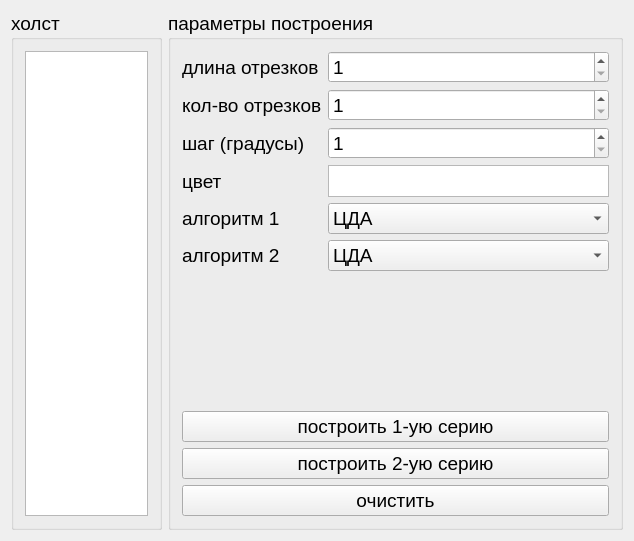
<?xml version="1.0" encoding="UTF-8"?>
<ui version="4.0">
 <class>SpectrumPage</class>
 <widget class="QWidget" name="SpectrumPage">
  <property name="geometry">
   <rect>
    <x>0</x>
    <y>0</y>
    <width>634</width>
    <height>541</height>
   </rect>
  </property>
  <property name="windowTitle">
   <string>SpectrumPage</string>
  </property>
  <layout class="QVBoxLayout" name="verticalLayout" stretch="75">
   <item>
    <layout class="QHBoxLayout" name="horizontalLayout_3" stretch="8,2">
     <item>
      <widget class="QGroupBox" name="groupBox_4">
       <property name="font">
        <font>
         <pointsize>14</pointsize>
        </font>
       </property>
       <property name="title">
        <string>холст</string>
       </property>
       <layout class="QGridLayout" name="gridLayout_5">
        <item row="0" column="0">
         <widget class="QGraphicsView" name="canvas">
          <property name="verticalScrollBarPolicy">
           <enum>Qt::ScrollBarAlwaysOff</enum>
          </property>
          <property name="horizontalScrollBarPolicy">
           <enum>Qt::ScrollBarAlwaysOff</enum>
          </property>
         </widget>
        </item>
       </layout>
      </widget>
     </item>
     <item>
      <widget class="QGroupBox" name="groupBox_5">
       <property name="font">
        <font>
         <pointsize>14</pointsize>
        </font>
       </property>
       <property name="title">
        <string>параметры построения</string>
       </property>
       <layout class="QVBoxLayout" name="verticalLayout_5">
        <item>
         <layout class="QFormLayout" name="formLayout_4">
          <item row="0" column="0">
           <widget class="QLabel" name="label">
            <property name="text">
             <string>длина отрезков</string>
            </property>
           </widget>
          </item>
          <item row="0" column="1">
           <widget class="QSpinBox" name="lengthInput">
            <property name="minimum">
             <number>1</number>
            </property>
            <property name="maximum">
             <number>1000</number>
            </property>
           </widget>
          </item>
          <item row="1" column="0">
           <widget class="QLabel" name="label_2">
            <property name="text">
             <string>кол-во отрезков</string>
            </property>
           </widget>
          </item>
          <item row="1" column="1">
           <widget class="QSpinBox" name="amountInput">
            <property name="minimum">
             <number>1</number>
            </property>
            <property name="maximum">
             <number>360</number>
            </property>
           </widget>
          </item>
          <item row="2" column="0">
           <widget class="QLabel" name="label_12">
            <property name="text">
             <string>шаг (градусы)</string>
            </property>
           </widget>
          </item>
          <item row="2" column="1">
           <widget class="QSpinBox" name="stepInput">
            <property name="minimum">
             <number>1</number>
            </property>
            <property name="maximum">
             <number>359</number>
            </property>
           </widget>
          </item>
          <item row="4" column="0">
           <widget class="QLabel" name="label_13">
            <property name="text">
             <string>алгоритм 1</string>
            </property>
           </widget>
          </item>
          <item row="4" column="1">
           <widget class="QComboBox" name="algorithm1Input">
            <item>
             <property name="text">
              <string>ЦДА</string>
             </property>
            </item>
            <item>
             <property name="text">
              <string>Брезенхэм действительный</string>
             </property>
            </item>
            <item>
             <property name="text">
              <string>Брезенхэм целочисленный</string>
             </property>
            </item>
            <item>
             <property name="text">
              <string>Брезенхэм с устранением</string>
             </property>
            </item>
            <item>
             <property name="text">
              <string>Библиотечный</string>
             </property>
            </item>
           </widget>
          </item>
          <item row="5" column="0">
           <widget class="QLabel" name="label_15">
            <property name="text">
             <string>алгоритм 2</string>
            </property>
           </widget>
          </item>
          <item row="5" column="1">
           <widget class="QComboBox" name="algorithm2Input">
            <item>
             <property name="text">
              <string>ЦДА</string>
             </property>
            </item>
            <item>
             <property name="text">
              <string>Брезенхэм действительный</string>
             </property>
            </item>
            <item>
             <property name="text">
              <string>Брезенхэм целочисленный</string>
             </property>
            </item>
            <item>
             <property name="text">
              <string>Брезенхэм с устранением</string>
             </property>
            </item>
            <item>
             <property name="text">
              <string>Библиотечный</string>
             </property>
            </item>
           </widget>
          </item>
          <item row="3" column="0">
           <widget class="QLabel" name="label_14">
            <property name="text">
             <string>цвет</string>
            </property>
           </widget>
          </item>
          <item row="3" column="1">
           <widget class="QGraphicsView" name="colorInput">
            <property name="maximumSize">
             <size>
              <width>16777215</width>
              <height>32</height>
             </size>
            </property>
           </widget>
          </item>
         </layout>
        </item>
        <item>
         <spacer name="verticalSpacer_5">
          <property name="orientation">
           <enum>Qt::Vertical</enum>
          </property>
          <property name="sizeHint" stdset="0">
           <size>
            <width>20</width>
            <height>40</height>
           </size>
          </property>
         </spacer>
        </item>
        <item>
         <widget class="QPushButton" name="draw1Button">
          <property name="text">
           <string>построить 1-ую серию</string>
          </property>
         </widget>
        </item>
        <item>
         <widget class="QPushButton" name="draw2Button">
          <property name="text">
           <string>построить 2-ую серию</string>
          </property>
         </widget>
        </item>
        <item>
         <widget class="QPushButton" name="clearButton">
          <property name="text">
           <string>очистить</string>
          </property>
         </widget>
        </item>
       </layout>
      </widget>
     </item>
    </layout>
   </item>
  </layout>
 </widget>
 <layoutdefault spacing="6" margin="11"/>
 <resources/>
 <connections/>
</ui>
